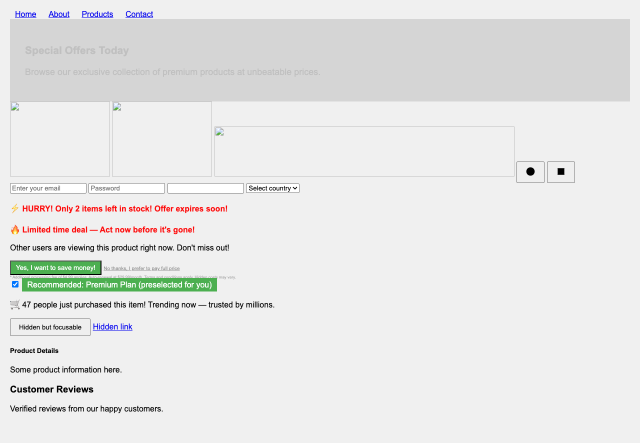
#> input picture experiments/exp3/bad_page.png, 1280 x 885 px (shown at 1/2 size)
$ python -i contrast.py   (imports and definitions only)   (older library calls are emulated)
#> lines starting #> are read from the running program, lines starting #| are printed output that depends on the picture
#> further down, picture is the input picture: shape (885, 1280, 3); mean B, G, R 230.3, 231, 230.7
"""Contrast auditing powered by OpenCV with CIELAB + KMeans segmentation."""
from __future__ import annotations

from dataclasses import dataclass
from typing import List, Optional, Tuple

import cv2
import numpy as np


@dataclass(frozen=True)
class ContrastViolation:
    """Represents a detected or validated low-contrast region."""

    bbox: Optional[Tuple[int, int, int, int]] = None
    contrast_ratio: Optional[float] = None
    description: Optional[str] = None

    # [10 lines left out: function to_dict, not called in this run]


@dataclass(frozen=True)
class ContrastReport:
    """Summary of contrast measurements."""

    average_contrast: float
    violations: List[ContrastViolation]
    method: str = "laplacian"           # "laplacian" | "kmeans_cielab"
    contrast_score: Optional[float] = None  # normalised [0,1] score for DFS

    # [7 lines left out: function to_dict, not called in this run]


class ContrastAuditor:
    """Detects low-contrast text-like regions using multiple methods.

    Methods
    -------
    ``laplacian`` (default, original):
        Uses Laplacian edge detection to find text-like contours, then
        computes luminance contrast ratios per bounding box.

    ``kmeans_cielab``:
        Converts to CIELAB colour space, runs KMeans (k=3) to cluster
        foreground/background regions, and computes contrast between
        cluster centroids.
    """

    def __init__(
        self,
        *,
        min_region_area: int = 200,
        contrast_threshold: float = 4.5,
        padding: int = 4,
        method: str = "laplacian",
        n_clusters: int = 3,
    ) -> None:
        self.min_region_area = min_region_area
        self.contrast_threshold = contrast_threshold
        self.padding = padding
        self.method = method
        self.n_clusters = n_clusters

    def audit(self, image: np.ndarray) -> ContrastReport:
        if image is None or image.size == 0:
            raise ValueError("Empty image provided for contrast audit")

        if self.method == "kmeans_cielab":
            return self._audit_kmeans_cielab(image)
        return self._audit_laplacian(image)

    # ------------------------------------------------------------------
    # KMeans + CIELAB method
    # ------------------------------------------------------------------

    # [99 lines left out: functions _audit_kmeans_cielab, _find_cluster_boundary_regions, _srgb_relative_luminance, not called in this run]

    # ------------------------------------------------------------------
    # Original Laplacian method
    # ------------------------------------------------------------------

    def _audit_laplacian(self, image: np.ndarray) -> ContrastReport:
        """Original Laplacian edge-based contrast detection."""
        gray = cv2.cvtColor(image, cv2.COLOR_BGR2GRAY)
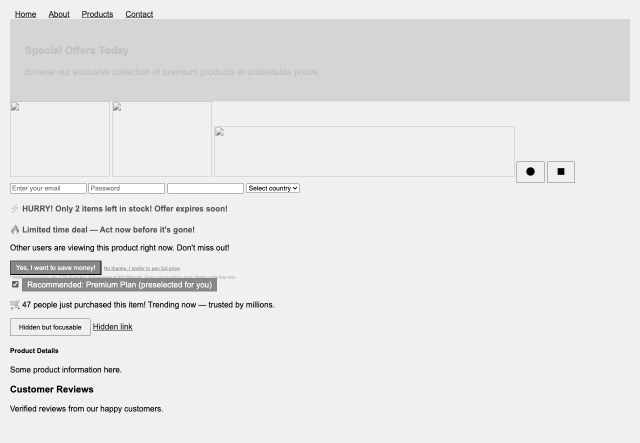
#> gray: shape (885, 1280) (shown at 1/2 size); min 0, max 255, mean 230.8
        normalized = gray.astype("float32") / 255.0
        blur = cv2.GaussianBlur(normalized, (5, 5), 0)
        gradients = cv2.Laplacian(blur, cv2.CV_32F)
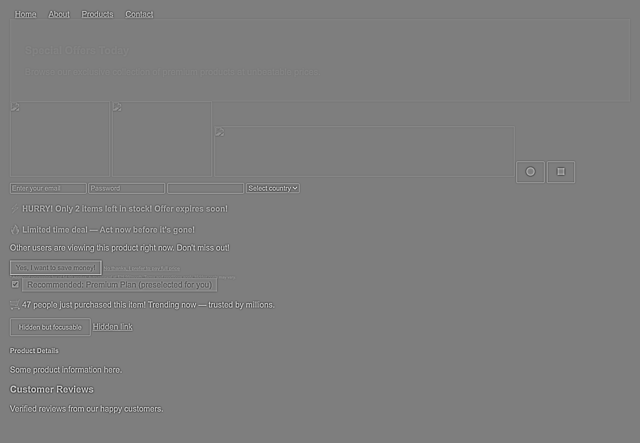
#> gradients: shape (885, 1280) float32 (shown at 1/2 size); min -0.47, max 0.48, mean 4.69e-10; drawn with min black and max white
        magnitude = cv2.convertScaleAbs(gradients)
#> magnitude: shape (885, 1280); every value is 0
        _, thresh = cv2.threshold(magnitude, 0, 255, cv2.THRESH_BINARY | cv2.THRESH_OTSU)
        kernel = cv2.getStructuringElement(cv2.MORPH_RECT, (3, 3))
        dilated = cv2.dilate(thresh, kernel, iterations=1)
        contours, _ = cv2.findContours(dilated, cv2.RETR_EXTERNAL, cv2.CHAIN_APPROX_SIMPLE)
#> contours = []

        violations: List[ContrastViolation] = []
        contrast_samples: List[float] = []

        for contour in contours:
            x, y, w, h = cv2.boundingRect(contour)
            if w * h < self.min_region_area:
                continue

            roi = image[y : y + h, x : x + w]
            bg = self._extract_background(image, x, y, w, h)
            if roi.size == 0 or bg.size == 0:
                continue

            fg_luminance = self._relative_luminance(cv2.cvtColor(roi, cv2.COLOR_BGR2RGB))
            bg_luminance = self._relative_luminance(cv2.cvtColor(bg, cv2.COLOR_BGR2RGB))

            if fg_luminance is None or bg_luminance is None:
                continue

            l1, l2 = max(fg_luminance, bg_luminance), min(fg_luminance, bg_luminance)
            contrast_ratio = (l1 + 0.05) / (l2 + 0.05)
            contrast_samples.append(contrast_ratio)

            if contrast_ratio < self.contrast_threshold:
                violations.append(ContrastViolation(bbox=(x, y, w, h), contrast_ratio=contrast_ratio))
#> this loop made 0 passes
#> after the loop, contrast_samples = []; violations = []

        average_contrast = float(np.mean(contrast_samples)) if contrast_samples else 0.0
#> average_contrast = 0

        # Compute normalised score
        contrast_score = min(1.0, average_contrast / 21.0)
#> contrast_score = 0
        if violations:
            violation_penalty = len(violations) / 10.0
            contrast_score = max(0.0, contrast_score - violation_penalty)

        return ContrastReport(
            average_contrast=average_contrast,
            violations=violations,
            method="laplacian",
            contrast_score=max(0.0, min(1.0, contrast_score)),
        )

    # [21 lines left out: functions _extract_background, _relative_luminance, not called in this run]

>>> import cv2
>>> picture = cv2.imread('../../experiments/exp3/bad_page.png')
>>> result = ContrastAuditor().audit(picture)

$ run again, on experiments/exp3/good_page.png
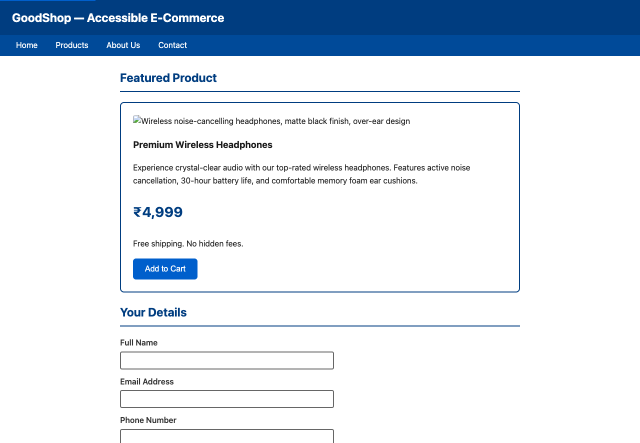
#> input picture experiments/exp3/good_page.png, 1280 x 885 px (shown at 1/2 size)
#> picture is the input picture: shape (885, 1280, 3); mean B, G, R 236.4, 226.5, 217.3
#> in _audit_laplacian, `gray = cv2.cvtColor(image, cv2.COLOR_BGR2GRAY)`:
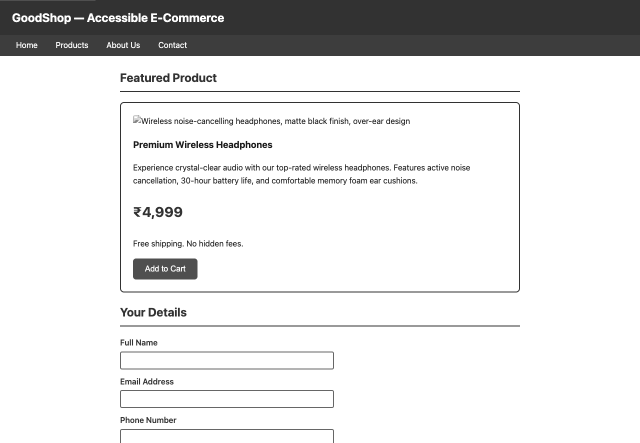
#> gray: shape (885, 1280) (shown at 1/2 size); min 26, max 255, mean 224.8
#> in _audit_laplacian, `gradients = cv2.Laplacian(blur, cv2.CV_32F)`:
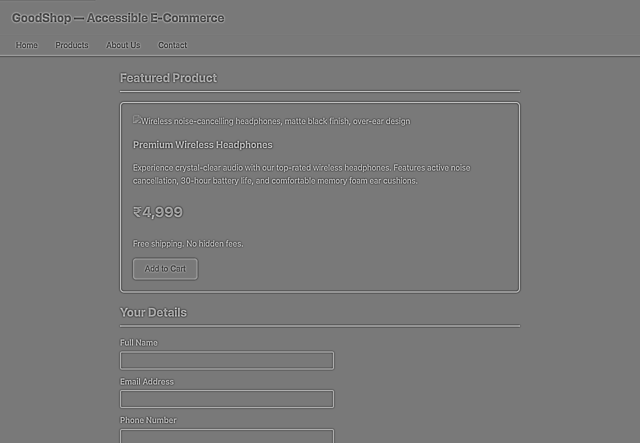
#> gradients: shape (885, 1280) float32 (shown at 1/2 size); min -0.426, max 0.471, mean -3.59e-06; drawn with min black and max white
#> magnitude: shape (885, 1280); every value is 0
#> contours = []
#> average_contrast = 0

$ run again, on experiments/exp3/mixed_page.png
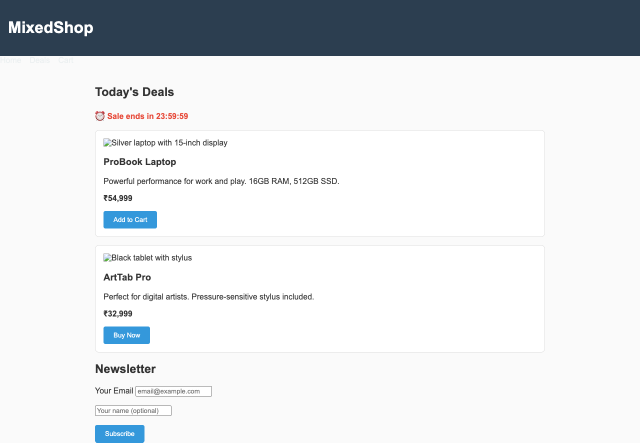
#> input picture experiments/exp3/mixed_page.png, 1280 x 885 px (shown at 1/2 size)
#> picture is the input picture: shape (885, 1280, 3); mean B, G, R 228, 225.2, 222.2
#> in _audit_laplacian, `gray = cv2.cvtColor(image, cv2.COLOR_BGR2GRAY)`:
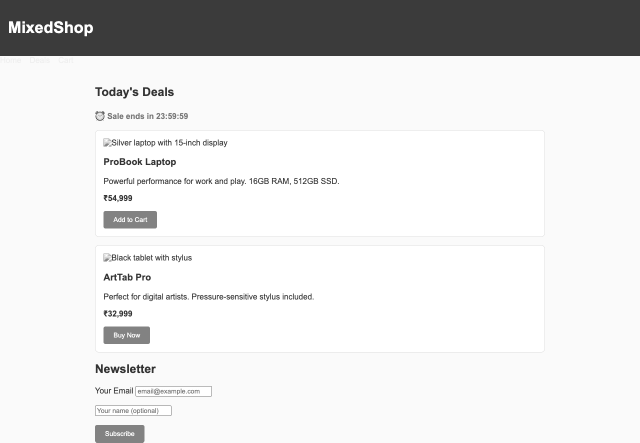
#> gray: shape (885, 1280) (shown at 1/2 size); min 46, max 255, mean 224.7
#> in _audit_laplacian, `gradients = cv2.Laplacian(blur, cv2.CV_32F)`:
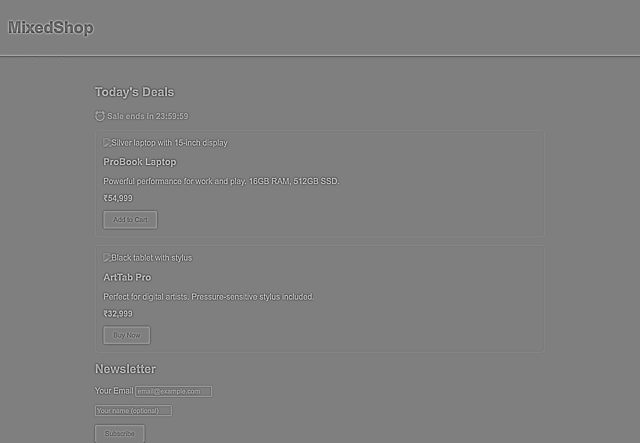
#> gradients: shape (885, 1280) float32 (shown at 1/2 size); min -0.396, max 0.397, mean -2.63e-07; drawn with min black and max white
#> magnitude: shape (885, 1280); every value is 0
#> contours = []
#> average_contrast = 0
